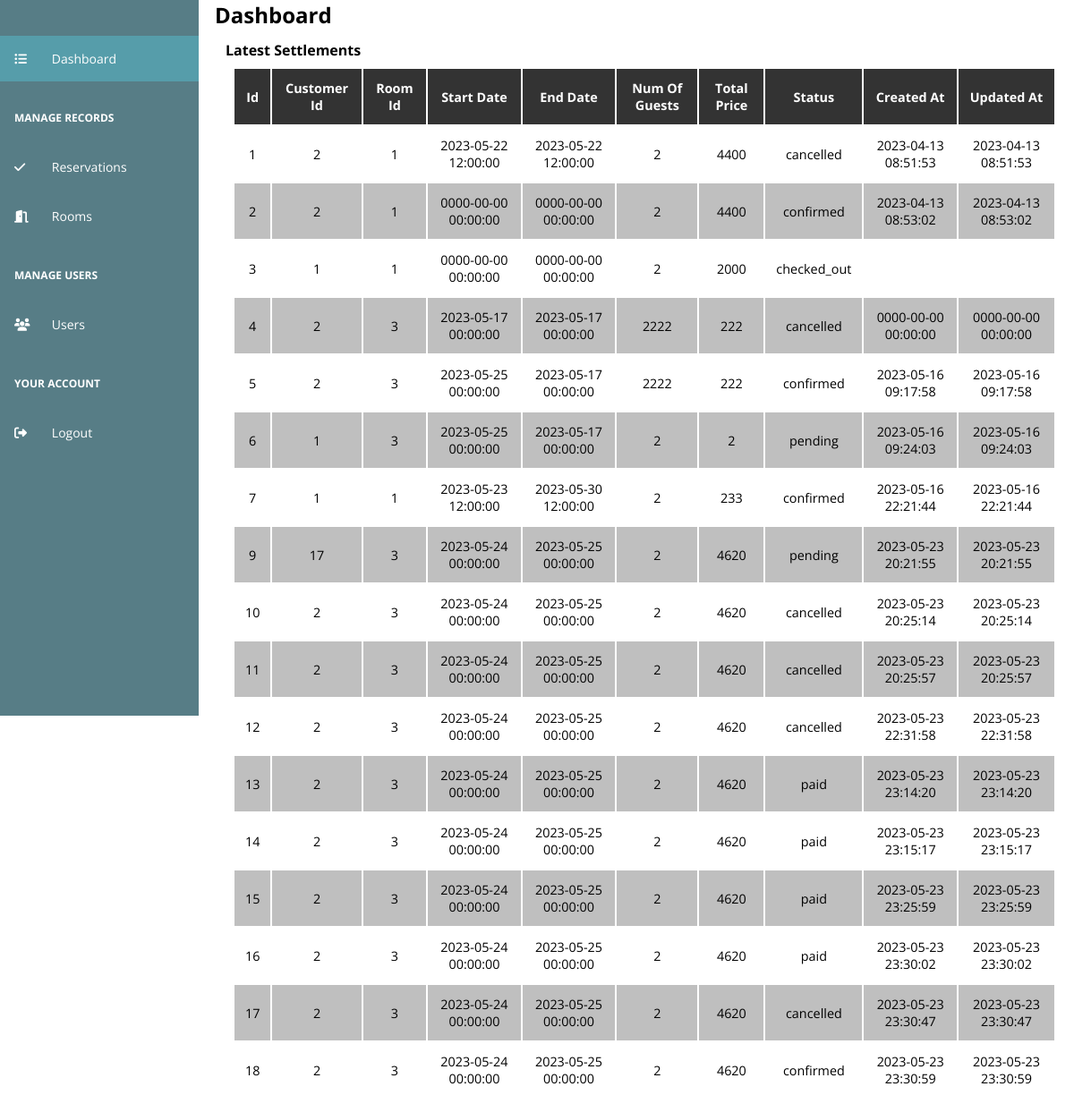
The app's page /admin/dashboard with its own data.
### tables this page shows
CREATE TABLE `reservations` (
  `id` int(11) NOT NULL,
  `customer_id` int(11) NOT NULL,
  `room_id` int(11) NOT NULL,
  `start_date` datetime NOT NULL,
  `end_date` datetime DEFAULT NULL,
  `num_of_guests` int(11) NOT NULL DEFAULT 2,
  `total_price` int(11) NOT NULL,
  `status` varchar(255) NOT NULL DEFAULT 'pending',
  `created_at` datetime DEFAULT current_timestamp(),
  `updated_at` datetime DEFAULT current_timestamp()
);

### admin/components/Table.php (the view, shortened to what this page needs)
<?php
class Table
{
    private $tbl, $header, $content, $id, $styles, $attributes, $columns, $form,
    $tblTitle, $hasActions;
    public function __construct($tbl)
    {
        $this->tbl = $tbl;
    }
    public function build_header()
    {
        $header = "";
        $keys = array_keys($this->tbl[0]);
        foreach ($keys as $th) {
            $newTh = str_replace("_", " ", $th);
            $header .= "<th>$newTh</th>";
        }
    }
    public function build_rows()
    {
        $rows = "";
        foreach ($this->tbl as $key => $row) {
            $rows .= "<tr>";
            $targetId = 0;
            foreach ($row as $subKey => $subRow) {
                $rows .= "<td>$subRow</td>";
                if($subKey == "id") $targetId = $subRow;
            }
            $rows .= isset($this->hasActions) && $this->hasActions ? <<<ACT
            <td class="action-column">
                <button class="action-button view-button" method="view" target-modal="view_reservation_modal" target-id="{$targetId}"
                    target-form="{$this->getForm()}ViewForm" data-function="fetch_user_rooms">
                    <i class="fas fa-eye"></i> View
                </button>
                <button class="action-button delete-button" method="delete" target-id="{$targetId}"
                onclick="delete_row({$targetId},'{$this->tblTitle}')">
                    <i class="fas fa-trash"></i> Delete
                </button>
                <button class="action-button update-button" method="update" target-modal="update_reservation_modal" target-id="{$targetId}"
                    target-form="{$this->getForm()}UpdateForm" data-function="fetch_user_rooms">
                    <i class="fas fa-edit"></i> Update
                </button>
            </td>
            ACT : "";
            $rows .= "</tr>";
        }
    }
    function build_table()
    {
        $this->build_header();
        $this->build_rows();
        return <<<TBL
            <table class="tbl">
                <thead>
                    {$this->getHeader()}
                </thead>
                <tbody>
                    {$this->getContent()}
                </tbody>
            </table>
            TBL;
    }
    public function getHeader()
    {
        return $this->header;
    }
    public function setHeader($header)
    {
        $this->header = $header;
        return $this;
    }
    public function getContent()
    {
        return $this->content;
    }
    public function setContent($content)
    {
        $this->content = $content;
        return $this;
    }
    public function setHasActions($hasActions)
    {
        $this->hasActions = $hasActions;
        return $this;
    }
}

### admin/assets/css/styles.css (style rules this page uses)
:root { --primary-color: #2980b9; --secondary-color: #6c757d; --success-color: #27ae60; --danger-color: #c0392b; --warning-color: #f39c12; --info-color: #17a2b8; --light-color: #f8f9fa; --dark-color: #343a40; }
* { margin: 0; padding: 0; outline: none; box-sizing: border-box; font-family: 'Open Sans', sans-serif; }
body, html { height: 100%; }
body { display: grid; grid-template-columns: 1fr 4fr; }
.tbl { width: 100%; padding: 0.5rem; }
.tbl tr:nth-child(even), .tbl tr:hover { background-color: rgba(0, 0, 0, 0.25); }
.tbl th { background-color: #333; color: #fff; text-transform: capitalize; padding: 0.75rem; }
.tbl td, th { padding: 0.75rem; text-align: center; font-size: 0.9rem; }

### records on screen
reservations: id "1", customer "2", room "1", start_date "2023-05-22 12:00:00", end_date "2023-05-22 12:00:00", num_of_guests "2", total_price "4400", status "cancelled", created_at "2023-04-13 08:51:53", updated_at "2023-04-13 08:51:53"
reservations: id "2", customer "2", room "1", start_date "0000-00-00 00:00:00", end_date "0000-00-00 00:00:00", num_of_guests "2", total_price "4400", status "confirmed", created_at "2023-04-13 08:53:02", updated_at "2023-04-13 08:53:02"
reservations: id "3", customer "1", room "1", start_date "0000-00-00 00:00:00", end_date "0000-00-00 00:00:00", num_of_guests "2", total_price "2000", status "checked_out"
reservations: id "4", customer "2", room "3", start_date "2023-05-17 00:00:00", end_date "2023-05-17 00:00:00", num_of_guests "2222", total_price "222", status "cancelled", created_at "0000-00-00 00:00:00", updated_at "0000-00-00 00:00:00"
reservations: id "5", customer "2", room "3", start_date "2023-05-25 00:00:00", end_date "2023-05-17 00:00:00", num_of_guests "2222", total_price "222", status "confirmed", created_at "2023-05-16 09:17:58", updated_at "2023-05-16 09:17:58"
reservations: id "6", customer "1", room "3", start_date "2023-05-25 00:00:00", end_date "2023-05-17 00:00:00", num_of_guests "2", total_price "2", status "pending", created_at "2023-05-16 09:24:03", updated_at "2023-05-16 09:24:03"
reservations: id "7", customer "1", room "1", start_date "2023-05-23 12:00:00", end_date "2023-05-30 12:00:00", num_of_guests "2", total_price "233", status "confirmed", created_at "2023-05-16 22:21:44", updated_at "2023-05-16 22:21:44"
reservations: id "9", customer "17", room "3", start_date "2023-05-24 00:00:00", end_date "2023-05-25 00:00:00", num_of_guests "2", total_price "4620", status "pending", created_at "2023-05-23 20:21:55", updated_at "2023-05-23 20:21:55"
reservations: id "10", customer "2", room "3", start_date "2023-05-24 00:00:00", end_date "2023-05-25 00:00:00", num_of_guests "2", total_price "4620", status "cancelled", created_at "2023-05-23 20:25:14", updated_at "2023-05-23 20:25:14"
reservations: id "11", customer "2", room "3", start_date "2023-05-24 00:00:00", end_date "2023-05-25 00:00:00", num_of_guests "2", total_price "4620", status "cancelled", created_at "2023-05-23 20:25:57", updated_at "2023-05-23 20:25:57"
reservations: id "12", customer "2", room "3", start_date "2023-05-24 00:00:00", end_date "2023-05-25 00:00:00", num_of_guests "2", total_price "4620", status "cancelled", created_at "2023-05-23 22:31:58", updated_at "2023-05-23 22:31:58"
reservations: id "13", customer "2", room "3", start_date "2023-05-24 00:00:00", end_date "2023-05-25 00:00:00", num_of_guests "2", total_price "4620", status "paid", created_at "2023-05-23 23:14:20", updated_at "2023-05-23 23:14:20"
reservations: id "14", customer "2", room "3", start_date "2023-05-24 00:00:00", end_date "2023-05-25 00:00:00", num_of_guests "2", total_price "4620", status "paid", created_at "2023-05-23 23:15:17", updated_at "2023-05-23 23:15:17"
reservations: id "15", customer "2", room "3", start_date "2023-05-24 00:00:00", end_date "2023-05-25 00:00:00", num_of_guests "2", total_price "4620", status "paid", created_at "2023-05-23 23:25:59", updated_at "2023-05-23 23:25:59"
reservations: id "16", customer "2", room "3", start_date "2023-05-24 00:00:00", end_date "2023-05-25 00:00:00", num_of_guests "2", total_price "4620", status "paid", created_at "2023-05-23 23:30:02", updated_at "2023-05-23 23:30:02"
reservations: id "17", customer "2", room "3", start_date "2023-05-24 00:00:00", end_date "2023-05-25 00:00:00", num_of_guests "2", total_price "4620", status "cancelled", created_at "2023-05-23 23:30:47", updated_at "2023-05-23 23:30:47"
reservations: id "18", customer "2", room "3", start_date "2023-05-24 00:00:00", end_date "2023-05-25 00:00:00", num_of_guests "2", total_price "4620", status "confirmed", created_at "2023-05-23 23:30:59", updated_at "2023-05-23 23:30:59"

### other values on screen
$newTh "Id"
$newTh "Customer Id"
$newTh "Room Id"
$newTh "Start Date"
$newTh "End Date"
$newTh "Num Of Guests"
$newTh "Total Price"
$newTh "Status"
$newTh "Created At"
$newTh "Updated At"
